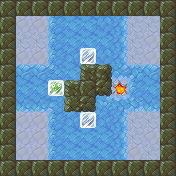

A level layout from a 2D game, rendered from its tile map. Below: a short description, then the map file with tile-grid data replaced by summaries:
An orthogonal 11x11 tile map with 16x16 px tiles, 4 tile layers (Bottom, Floor, FloorTop, Blocks), 5 tilesets.

<map version="1.0" orientation="orthogonal" width="11" height="11" tilewidth="16" tileheight="16">
 <tileset firstgid="1" name="ground" tilewidth="16" tileheight="16">
  <image source="assets/tileset-ground.png" width="48" height="16" />
 </tileset>
 <tileset firstgid="4" name="misc" tilewidth="16" tileheight="16">
  <image source="assets/tileset-misc.png" width="64" height="16" />
  <tile id="3">
   <properties>
    <property name="goal" value="true" />
   </properties>
  </tile>
 </tileset>
 <tileset firstgid="8" name="pushblocks" tilewidth="16" tileheight="16">
  <image source="assets/tileset-pushblocks.png" width="48" height="16" />
  <tile id="1">
   <properties>
    <property name="goal" value="true" />
    <property name="sprite" value="assets/frozen.sprite" />
   </properties>
  </tile>
 </tileset>
 <tileset firstgid="11" name="rocks" tilewidth="16" tileheight="16">
  <properties>
   <property name="collision" value="true" />
  </properties>
  <image source="assets/tileset-rocks.png" width="256" height="48" />
 </tileset>
 <tileset firstgid="59" name="slippery" tilewidth="16" tileheight="16">
  <properties>
   <property name="slippery_block" value="true" />
   <property name="slippery_player" value="true" />
  </properties>
  <image source="assets/tileset-slippery.png" width="256" height="48" />
 </tileset>
 <layer name="Bottom" width="11" height="11">
  <data>[121 cells, 121 non-empty, 2 distinct tile ids]</data>
 </layer>
 <layer name="Floor" width="11" height="11">
  <properties>
   <property name="player_offset_y" value="-1" />
   <property name="player_sprite" value="assets/dino.sprite" />
   <property name="start_x" value="2" />
   <property name="start_y" value="2" />
  </properties>
  <data>[121 cells, 57 non-empty, 16 distinct tile ids]</data>
 </layer>
 <layer name="FloorTop" width="11" height="11">
  <data>[121 cells, 47 non-empty, 5 distinct tile ids]</data>
 </layer>
 <layer name="Blocks" width="11" height="11">
  <data>[121 cells, 3 non-empty, 2 distinct tile ids]</data>
 </layer>
</map>
